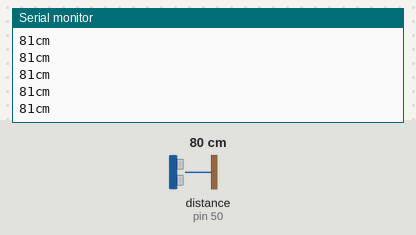
A sketch run on a simulated Arduino Mega 2560, built with avr-gcc and run on an emulated ATmega2560. Parts: the last lines printed to the serial monitor. The test bench sets the inputs (shaded band); at power-on: distance to the obstacle (sensor on pin 50) 80 cm. The echo pulse lasts 58.3 µs per cm.

Above: at 1.2 s.
1.3 s: distance to the obstacle (sensor on pin 50) set to 2 cm
At 1.34 s:
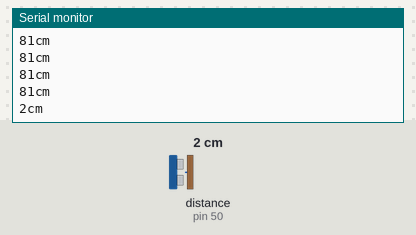
2.8 s: distance to the obstacle (sensor on pin 50) set to 4 cm
At 2.82 s:
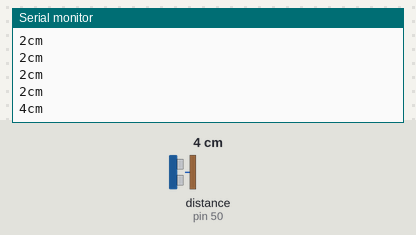
Timing chart, 0 to 5.8 s (numbered marks = the images above; inputs shaded):
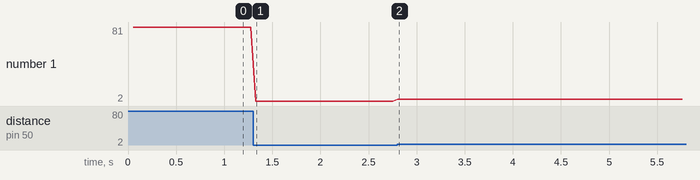

Measured:
- after the input at 1.3 s, the serial monitor: prints a new line at once (image 1)
- after the input at 2.8 s, the serial monitor: prints a new line at once (image 2)
- plotted number 1: 81 → 2 after the input at 1.3 s, 2 → 4 after the input at 2.8 s

The sketch:

sonars.ino
```cpp
#include <NewPing.h>

#define TRIGGER_PIN 48
#define ECHO_PIN 50
#define MAX_DISTANCE 400

NewPing sonar(TRIGGER_PIN,
              ECHO_PIN,
              MAX_DISTANCE);

void setup(){
    Serial.begin(115200);
}

void loop(){
    delay(50);
    unsigned int uS = sonar.ping_cm();
    Serial.print(uS);
    Serial.println("cm");
}
```
